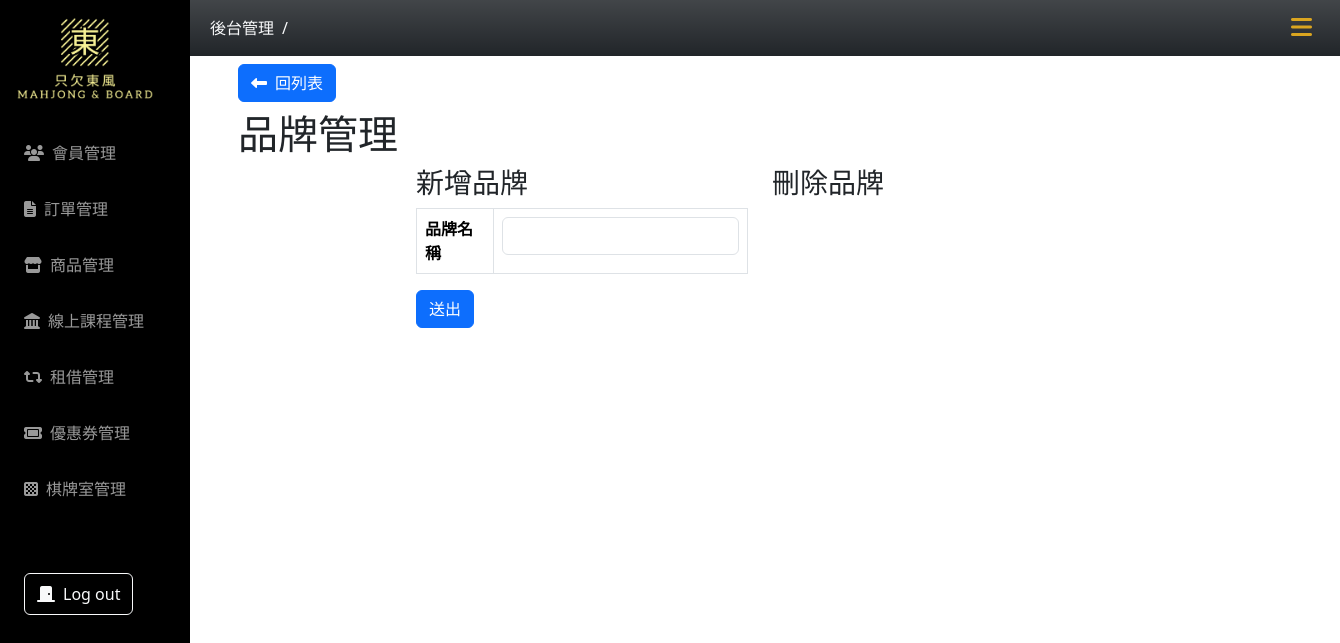
Page /product/addBrand.php on the earlier database version.
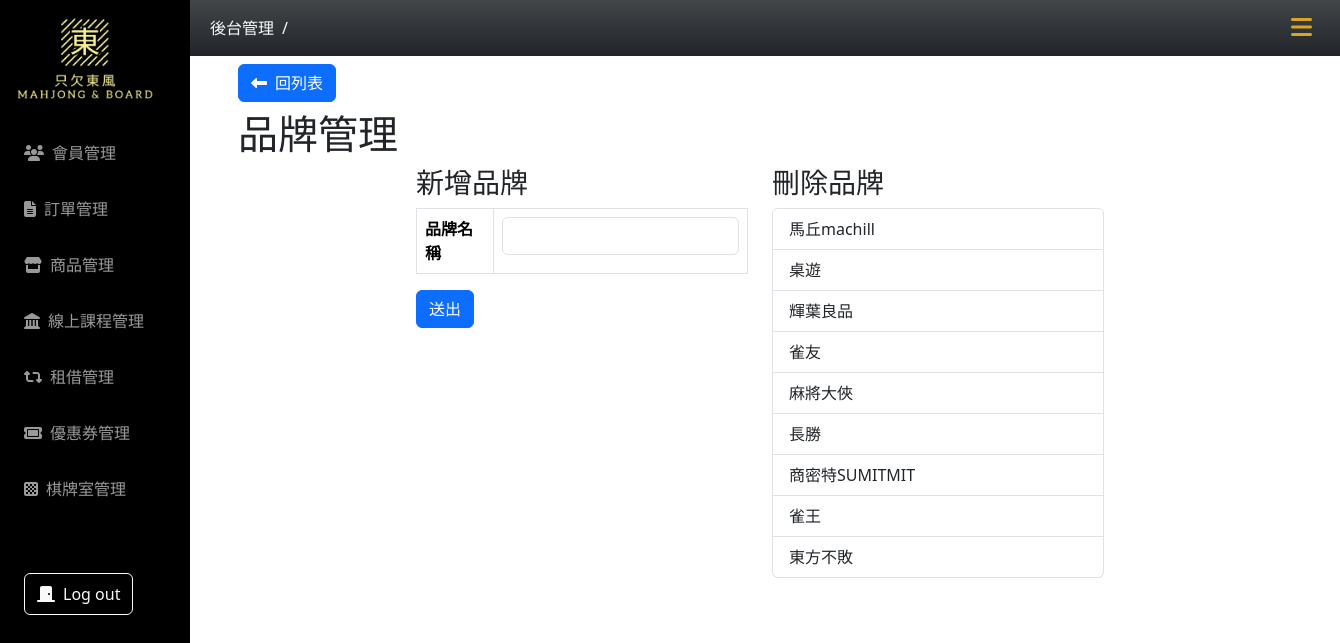
Same page on the later database version.
### tables this page shows
CREATE TABLE `brand` (
  `id` int(6) UNSIGNED NOT NULL COMMENT 'AUTO_INCREMENT',
  `name` varchar(20) NOT NULL,
  `valid` int(11) NOT NULL DEFAULT 1
);

### product/addBrand.php (the view, shortened to what this page needs)
<?php
require_once("../db_connect_mahjong.php");
$sql = "SELECT * FROM brand WHERE valid = 1 ORDER BY id DESC";
$result = $conn->query($sql);
$rows = $result->fetch_all(MYSQLI_ASSOC);
?>
<!DOCTYPE html>
<html lang="en">
<head>
    <?php include("../css-mahjong.php") ?>
</head>
<body>
    <?php include("../nav.php") ?>
    <div class="container main-content px-5">
        <a href="product-list.php?page=1" class="btn btn-primary my-2"><i class="fa-solid fa-left-long me-2"></i>回列表</a>
        <h1>品牌管理</h1>
        <div class="row justify-content-center">
            <div class="col-4">
                <h3 class="mb-2">新增品牌</h3>
                <form action="doAddBrand.php" method="post">
                    <table class="table table-bordered">
                        <tr>
                            <th>品牌名稱</th>
                            <th><input type="text" name="name" class="form-control"></th>
                        </tr>
                    </table>
                    <button class="btn btn-primary">送出</button>
                </form>
            </div>
            <div class="col-4">
                <h3 class="mb-2">刪除品牌</h3>
                <ul class="list-group">
                    <?php foreach ($rows as $brand) : ?>
                        <li class="list-group-item list-item deleteBtn" data-id="doDeleteBrand.php?id=<?= $brand["id"] ?>" data-bs-toggle="modal" data-bs-target="#deleteBackdrop"><?= $brand["name"] ?></li>
                    <?php endforeach; ?>
                </ul>
            </div>
        </div>
    </div>
</body>
</html>

Differences in the rows shown:
added brand: name "馬丘machill"
added brand: name "桌遊"
added brand: name "輝葉良品"
added brand: name "雀友"
added brand: name "麻將大俠"
added brand: name "長勝"
added brand: name "商密特SUMITMIT"
added brand: name "雀王"
added brand: name "東方不敗"
